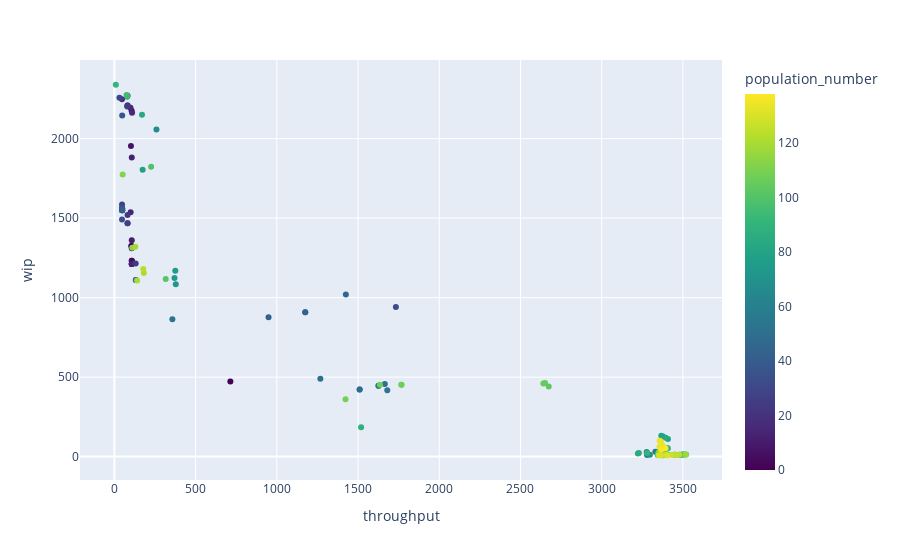

Here is the notebook cell this chart was saved with:
### Code cell
import plotly.express as px

fig = px.scatter(df, x='throughput', y='wip', hover_data=['cost', 'Generation', 'population_number', 'agg_fitness'],
              color=df['population_number'], color_continuous_scale=px.colors.sequential.Viridis)
fig.show()

### Figure 1 — Plotly figure (JSON) as saved in the notebook; plotly's stock layout.template omitted (floating-point values rounded to 4 significant figures; data arrays with more than 128 entries replaced by an {"elided": "..."} marker saying what was removed)
{"data": [{"customdata": {"elided": "139x4 float values"}, "hovertemplate": "throughput=%{x}<br>wip=%{y}<br>cost=%{customdata[0]}<br>Generation=%{customdata[1]}<br>population_number=%{marker.color}<br>agg_fitness=%{customdata[3]}<extra></extra>", "legendgroup": "", "marker": {"color": {"elided": "139 int values"}, "coloraxis": "coloraxis", "symbol": "circle"}, "mode": "markers", "name": "", "orientation": "v", "showlegend": false, "type": "scatter", "x": {"elided": "139 int values"}, "xaxis": "x", "y": {"elided": "139 float values"}, "yaxis": "y"}], "layout": {"autosize": true, "coloraxis": {"colorbar": {"title": {"text": "population_number"}}, "colorscale": [[0, "#440154"], [0.1111, "#482878"], [0.2222, "#3e4989"], [0.3333, "#31688e"], [0.4444, "#26828e"], [0.5556, "#1f9e89"], [0.6667, "#35b779"], [0.7778, "#6ece58"], [0.8889, "#b5de2b"], [1, "#fde725"]]}, "legend": {"tracegroupgap": 0}, "margin": {"t": 60}, "xaxis": {"anchor": "y", "autorange": true, "domain": [0, 1], "range": [-199.7, 3729.0], "title": {"text": "throughput"}, "type": "linear"}, "yaxis": {"anchor": "x", "autorange": true, "domain": [0, 1], "range": [-171.8, 2519.0], "title": {"text": "wip"}, "type": "linear"}}}
